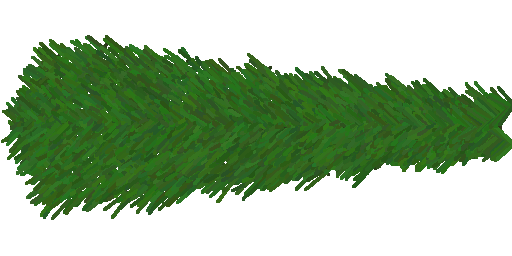
#> input picture assets-src/wilderness/needles.png, 512 x 256 px
$ python check-images.py
#> lines starting #> are read from the running program, lines starting #| are printed output that depends on the picture; after the words box and inside, x2 and y2 are one past the last pixel; in counts of white or black regions, pixels touching at a corner belong together
"""Optional decoded-image QA; requires Pillow, no GPU is exercised."""
from pathlib import Path
from io import BytesIO
import json,struct
from PIL import Image
ROOT=Path(__file__).resolve().parents[1]
external=embedded=0
for path in (ROOT/'dist/assets').rglob('*'):
 if path.suffix.lower() in ['.jpg','.png']:
  with Image.open(path) as image:image.load();assert min(image.size)>0
  external+=1
 if path.suffix=='.glb':
  data=path.read_bytes();assert data[:4]==b'glTF';length,kind=struct.unpack_from('<II',data,12);document=json.loads(data[20:20+length]);offset=20+length;bin_length,bin_kind=struct.unpack_from('<II',data,offset);binary=data[offset+8:offset+8+bin_length]
  for description in document.get('images',[]):
   view=document['bufferViews'][description['bufferView']];start=view.get('byteOffset',0)
   with Image.open(BytesIO(binary[start:start+view['byteLength']])) as image:image.load();assert min(image.size)>0
   embedded+=1
atlas=[]
for file in ['needles.png','needles-snow.png']:
 with Image.open(ROOT/'assets-src/wilderness'/file) as image:
#> image is the input picture: PIL image 512x256 RGBA; mean R, G, B, A 21.1, 46, 13.8, 116
  alpha=image.getchannel('A');assert alpha.getextrema()==(0,255);coverage=sum(v>0 for v in alpha.getdata())/(image.width*image.height);assert .15<coverage<.9;atlas.append({'file':file,'dimensions':image.size,'coverage':round(coverage,3)})
#> after `alpha = image.getchannel('A')`:
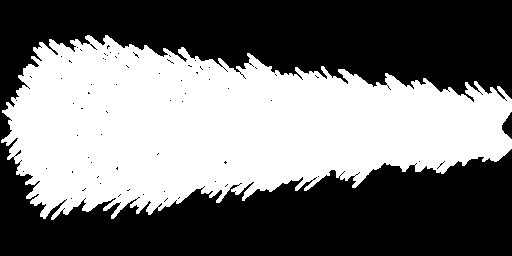
#> alpha: PIL image 512x256 L; 45.5% white; 1 white region, box (x1, y1, x2, y2) and area: (1, 35, 512, 220) 59620
#> after `coverage = sum((v > 0 for v in alpha.getdata())) / (image.width * imag`: coverage = 0.455
print(json.dumps({'externalDecoded':external,'embeddedDecoded':embedded,'originalNeedleMaps':atlas,'gpuTextureUpload':'not exercised'},indent=2))
#> (printed output is left out)
